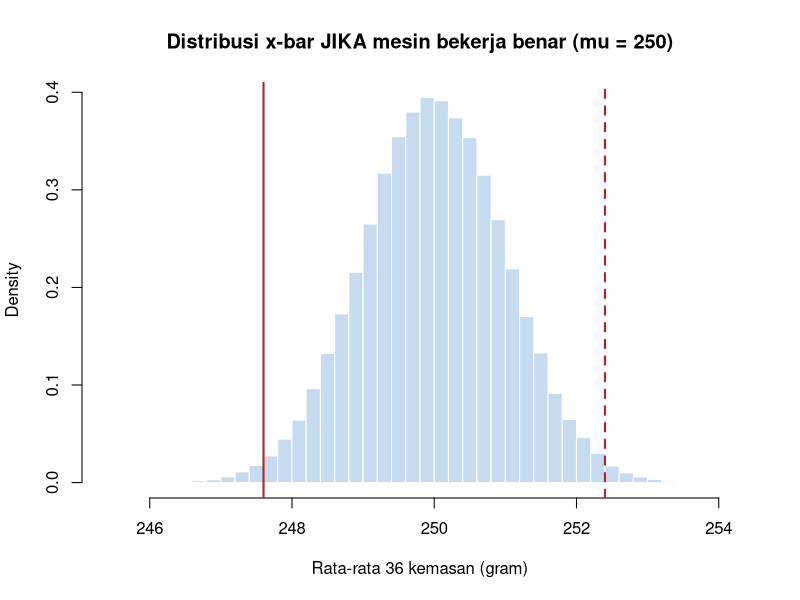
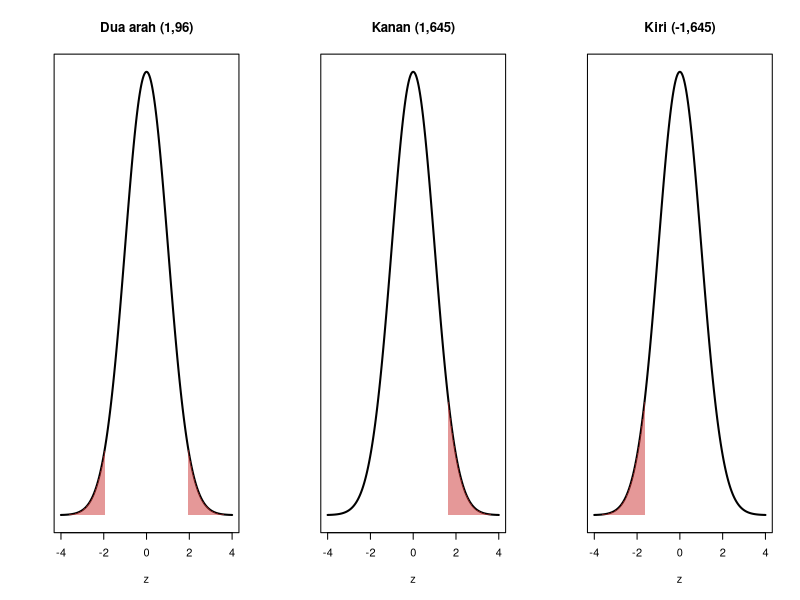
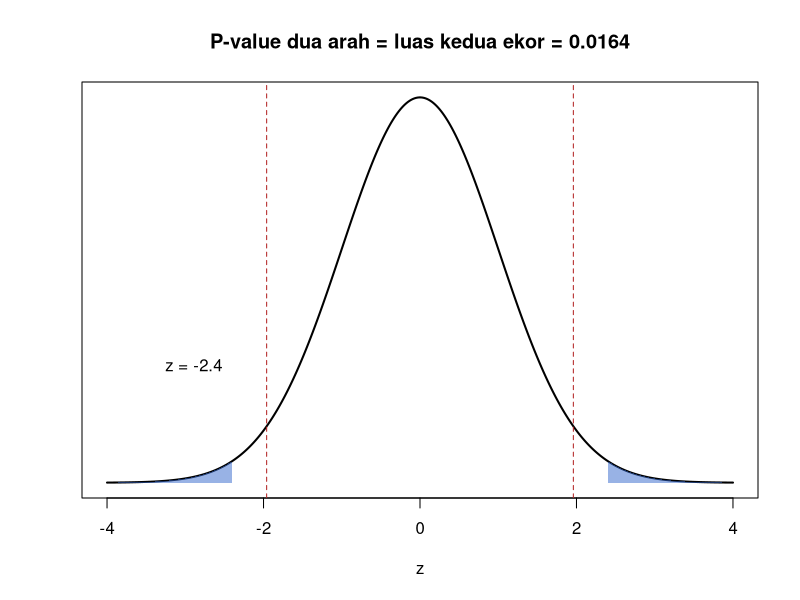
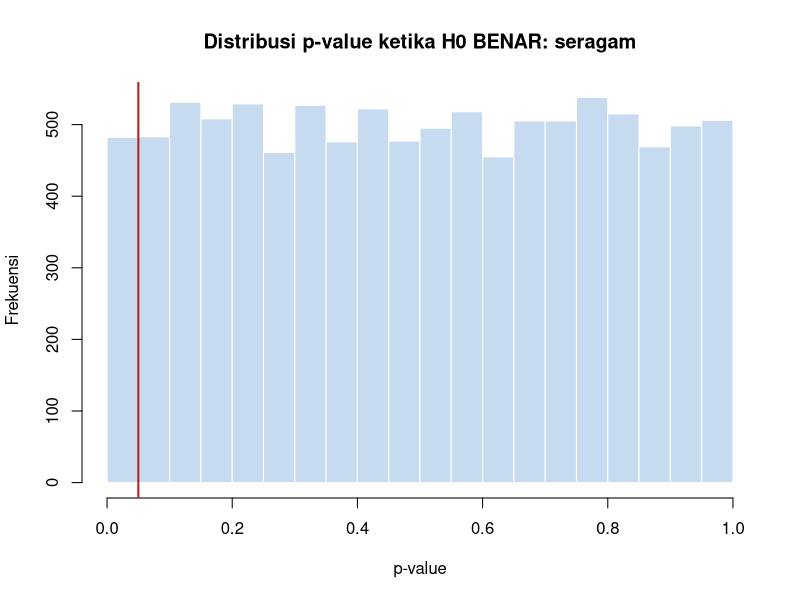
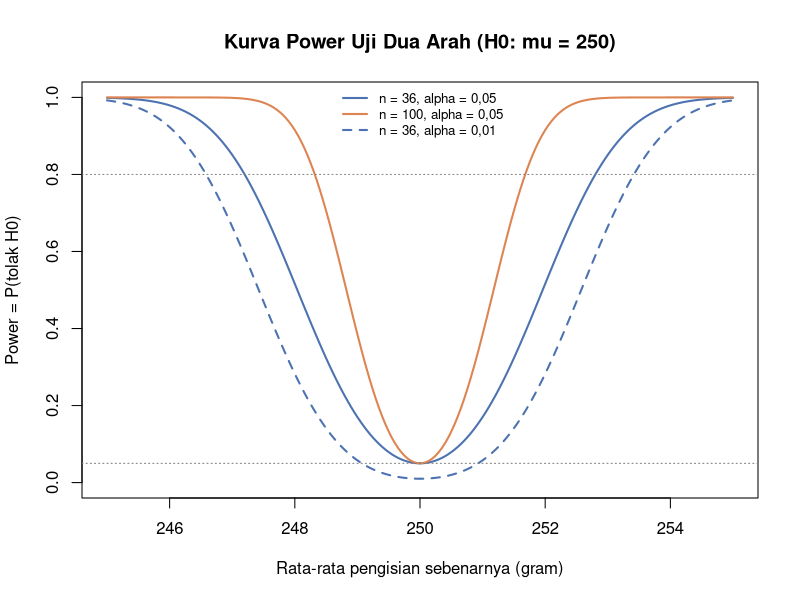

Source code (R) for these figures, in order:
## ---- chunk 1
#| label: setup
#| include: false
library(knitr)
options(OutDec = ".")
## ---- chunk 2
#| label: ilustrasi-mesin
mu0 <- 250; sigma <- 6; n <- 36; xbar <- 247.6
se <- sigma / sqrt(n)
set.seed(10)
xbar_jika_H0 <- replicate(100000, mean(rnorm(n, mu0, sigma)))
hist(xbar_jika_H0, breaks = 60, col = "#c6dbef", border = "white", freq = FALSE,
     main = "Distribusi x-bar JIKA mesin bekerja benar (mu = 250)",
     xlab = "Rata-rata 36 kemasan (gram)")
abline(v = c(xbar, 2 * mu0 - xbar), col = "firebrick", lwd = 2, lty = c(1, 2))
## ---- chunk 3
mean(abs(xbar_jika_H0 - mu0) >= abs(xbar - mu0))  # seberapa sering selisih sebesar ini terjadi
## ---- chunk 4
z_hitung <- (xbar - mu0) / se
z_hitung
## ---- chunk 5
alpha <- 0.05
c(Dua_arah = qnorm(1 - alpha / 2), Kanan = qnorm(1 - alpha), Kiri = qnorm(alpha))
## ---- chunk 6
#| label: fig-daerah-penolakan
#| fig-height: 3
gambar_daerah <- function(arah, judul, alpha = 0.05) {
  x <- seq(-4, 4, length.out = 400)
  plot(x, dnorm(x), type = "l", lwd = 2, main = judul, xlab = "z", ylab = "", yaxt = "n")
  arsir <- function(a, b) polygon(c(a, seq(a, b, length.out = 100), b),
                                  c(0, dnorm(seq(a, b, length.out = 100)), 0),
                                  col = rgb(0.8, 0.2, 0.2, 0.5), border = NA)
  if (arah == "dua")   { k <- qnorm(1 - alpha / 2); arsir(-4, -k); arsir(k, 4) }
  if (arah == "kanan") { k <- qnorm(1 - alpha); arsir(k, 4) }
  if (arah == "kiri")  { k <- qnorm(alpha); arsir(-4, k) }
}
par(mfrow = c(1, 3))
gambar_daerah("dua",   "Dua arah (1,96)")
gambar_daerah("kanan", "Kanan (1,645)")
gambar_daerah("kiri",  "Kiri (-1,645)")
par(mfrow = c(1, 1))
## ---- chunk 7
p_dua <- 2 * (1 - pnorm(abs(z_hitung)))
p_dua
## ---- chunk 8
#| label: fig-pvalue
#| fig-height: 3.5
x <- seq(-4, 4, length.out = 400)
plot(x, dnorm(x), type = "l", lwd = 2, xlab = "z", ylab = "", yaxt = "n",
     main = paste0("P-value dua arah = luas kedua ekor = ", round(p_dua, 4)))
for (bts in list(c(-4, -abs(z_hitung)), c(abs(z_hitung), 4))) {
  xs <- seq(bts[1], bts[2], length.out = 100)
  polygon(c(bts[1], xs, bts[2]), c(0, dnorm(xs), 0), col = rgb(0.2, 0.4, 0.8, 0.5), border = NA)
}
abline(v = c(-1.96, 1.96), lty = 2, col = "firebrick")
text(z_hitung, 0.12, labels = paste0("z = ", round(z_hitung, 2)), pos = 2)
## ---- chunk 9
uji_z <- function(xbar, mu0, sigma, n, arah = c("dua", "kanan", "kiri"), alpha = 0.05) {
  arah <- match.arg(arah)
  z <- (xbar - mu0) / (sigma / sqrt(n))
  p <- switch(arah, dua = 2 * (1 - pnorm(abs(z))), kanan = 1 - pnorm(z), kiri = pnorm(z))
  kritis <- switch(arah, dua = qnorm(1 - alpha / 2), kanan = qnorm(1 - alpha), kiri = qnorm(alpha))
  data.frame(z = round(z, 4), z_kritis = round(kritis, 4), p_value = signif(p, 4),
             keputusan = ifelse(p <= alpha, "Tolak H0", "Gagal menolak H0"))
}
## ---- chunk 10
uji_z(xbar = 247.6, mu0 = 250, sigma = 6, n = 36, arah = "dua")
## ---- chunk 11
uji_z(xbar = 50.1, mu0 = 48, sigma = 10, n = 50, arah = "kanan")
## ---- chunk 12
ci <- 247.6 + c(-1, 1) * qnorm(0.975) * 6 / sqrt(36)
round(ci, 3)
250 >= ci[1] & 250 <= ci[2]   # FALSE -> 250 di luar selang -> konsisten dengan "tolak H0"
## ---- chunk 13
set.seed(101)
p_values_H0 <- replicate(10000, {
  x <- rnorm(36, mean = 250, sd = 6)
  z <- (mean(x) - 250) / (6 / 6)
  2 * (1 - pnorm(abs(z)))
})
mean(p_values_H0 <= 0.05)   # proporsi kesalahan Tipe I
## ---- chunk 14
#| fig-height: 3.5
hist(p_values_H0, breaks = 20, col = "#c6dbef", border = "white",
     main = "Distribusi p-value ketika H0 BENAR: seragam", xlab = "p-value", ylab = "Frekuensi")
abline(v = 0.05, col = "firebrick", lwd = 2)
## ---- chunk 15
power_sim <- function(mu_benar, n, alpha = 0.05, B = 5000) {
  mean(replicate(B, {
    z <- (mean(rnorm(n, mu_benar, 6)) - 250) / (6 / sqrt(n))
    2 * (1 - pnorm(abs(z))) <= alpha
  }))
}
power_teori <- function(mu_benar, n, alpha = 0.05) {
  k <- qnorm(1 - alpha / 2); d <- (mu_benar - 250) / (6 / sqrt(n))
  pnorm(-k - d) + 1 - pnorm(k - d)
}
set.seed(102)
c(Power_simulasi = power_sim(248, 36), Power_teori = round(power_teori(248, 36), 4),
  Beta_teori = round(1 - power_teori(248, 36), 4))
## ---- chunk 16
#| label: fig-kurva-power
#| fig-height: 4.5
mu_seq <- seq(245, 255, by = 0.05)
plot(mu_seq, power_teori(mu_seq, 36), type = "l", lwd = 2, col = "#4C72B0", ylim = c(0, 1),
     xlab = "Rata-rata pengisian sebenarnya (gram)", ylab = "Power = P(tolak H0)",
     main = "Kurva Power Uji Dua Arah (H0: mu = 250)")
lines(mu_seq, power_teori(mu_seq, 100), lwd = 2, col = "#DD8452")
lines(mu_seq, power_teori(mu_seq, 36, alpha = 0.01), lwd = 2, lty = 2, col = "#4C72B0")
abline(h = c(0.05, 0.8), lty = 3, col = "grey50")
legend("top", bty = "n", lwd = 2, lty = c(1, 1, 2), col = c("#4C72B0", "#DD8452", "#4C72B0"), cex = 0.8,
       legend = c("n = 36, alpha = 0,05", "n = 100, alpha = 0,05", "n = 36, alpha = 0,01"))
## ---- chunk 17
n_power <- function(delta, sigma, alpha = 0.05, power = 0.80) {
  ceiling(((qnorm(1 - alpha / 2) + qnorm(power)) * sigma / delta)^2)
}
n_power(delta = 2, sigma = 6)   # sampel agar selisih 2 gram terdeteksi dengan power 80%
## ---- chunk 18
kable(rbind(
  "n = 36"      = uji_z(xbar = 249.8, mu0 = 250, sigma = 6, n = 36),
  "n = 100.000" = uji_z(xbar = 249.8, mu0 = 250, sigma = 6, n = 100000)
), caption = "Selisih 0,2 gram: tidak signifikan vs sangat signifikan")
## ---- chunk 19
k <- c(1, 5, 10, 20, 50)
data.frame(Banyak_uji = k, P_minimal_satu_false_positive = round(1 - (1 - 0.05)^k, 3))
## ---- chunk 20
set.seed(103)
# 20 "fitur" acak tanpa hubungan apa pun dengan target, masing-masing diuji
p20 <- replicate(20, { x <- rnorm(30, 0, 1); 2 * (1 - pnorm(abs(mean(x) / (1 / sqrt(30))))) })
sum(p20 <= 0.05)
## ---- chunk 21
sum(p20 <= 0.05 / 20)
p.adjust(sort(p20)[1:3], method = "bonferroni", n = 20)
## ---- chunk 22
set.seed(2026)
tss <- round(rnorm(30, mean = 54, sd = 12), 1)
round(c(n = length(tss), Mean = mean(tss), SD = sd(tss), Median = median(tss)), 2)
## ---- chunk 23
kable(rbind(
  "A: H1 mu > 50 (melanggar)" = uji_z(mean(tss), 50, sigma = 12, n = 30, arah = "kanan"),
  "B: H1 mu < 50 (patuh)"     = uji_z(mean(tss), 50, sigma = 12, n = 30, arah = "kiri")
), caption = "Data yang sama, dua rumusan hipotesis")
## ---- chunk 24
# Power rumusan A untuk mendeteksi pelanggaran nyata sebesar 5 mg/L (mu = 55)
power_kanan <- function(mu_benar, mu0, sigma, n, alpha = 0.05)
  1 - pnorm(qnorm(1 - alpha) - (mu_benar - mu0) / (sigma / sqrt(n)))
round(c(Power_n30 = power_kanan(55, 50, 12, 30), Power_n60 = power_kanan(55, 50, 12, 60)), 3)
## ---- chunk 25
set.seed(3)
umur <- round(rnorm(40, mean = 19.3, sd = 2.5), 1)
round(c(n = length(umur), Mean = mean(umur), SD = sd(umur)), 3)
## ---- chunk 26
hasil_lat <- uji_z(mean(umur), mu0 = 20, sigma = 2.5, n = 40, arah = "kiri")
hasil_lat
## ---- chunk 27
uji_z(mean(umur), mu0 = 20, sigma = 2.5, n = 40, arah = "kiri", alpha = 0.01)
## ---- chunk 28
power_kiri <- function(mu_benar, mu0, sigma, n, alpha = 0.05)
  pnorm(qnorm(alpha) - (mu_benar - mu0) / (sigma / sqrt(n)))
round(power_kiri(19, 20, 2.5, 40), 3)
ceiling(((qnorm(0.95) + qnorm(0.90)) * 2.5 / 1)^2)   # n satu arah, power 90%
